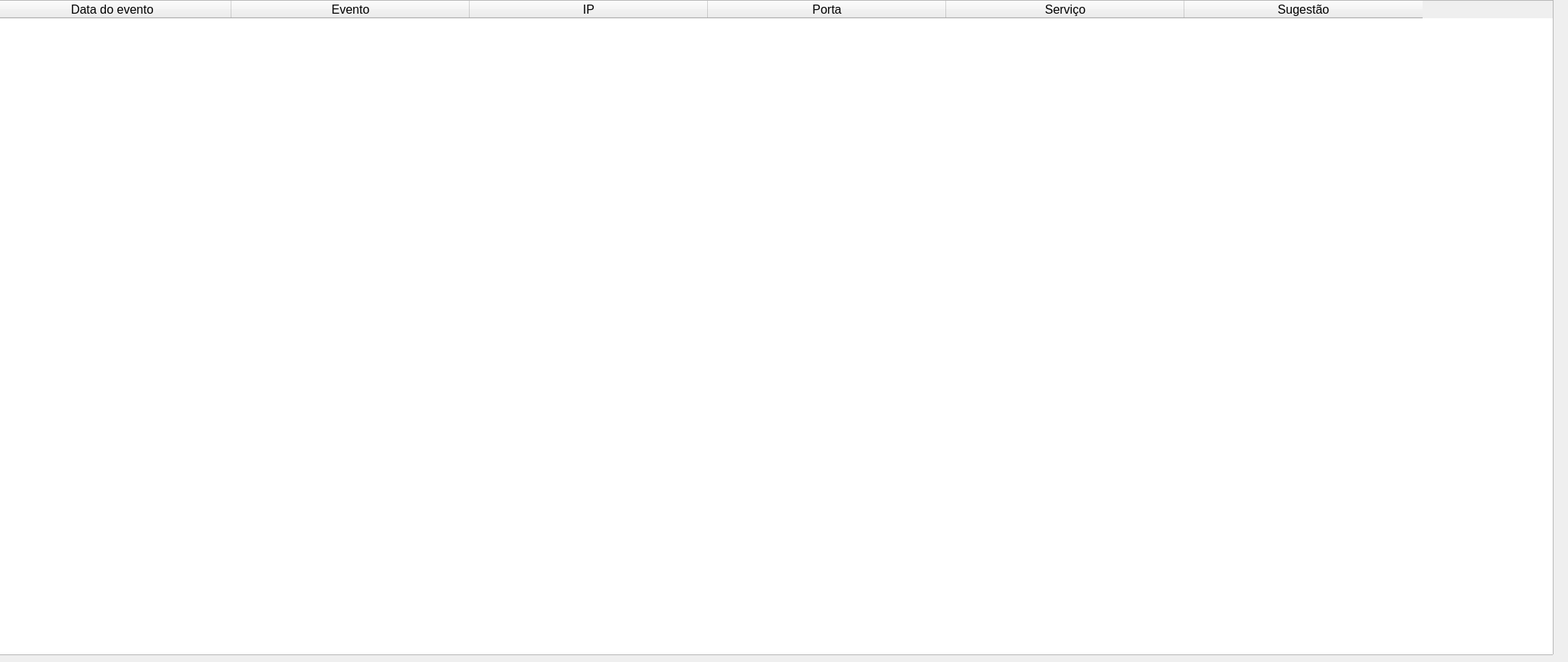
    <widget class="QWidget" name="tab_4">
     <attribute name="title">
      <string>Relatórios</string>
     </attribute>
     <widget class="QWidget" name="layoutWidget">
      <property name="geometry">
       <rect>
        <x>104</x>
        <y>13</y>
        <width>201</width>
        <height>51</height>
       </rect>
      </property>
      <layout class="QHBoxLayout" name="horizontalLayout">
       <item>
        <widget class="QPushButton" name="pushButton_Verlogs">
         <property name="styleSheet">
          <string notr="true">background-color: rgb(54,54,54);
color: white</string>
         </property>
         <property name="text">
          <string>Ver Logs</string>
         </property>
        </widget>
       </item>
       <item>
        <widget class="QPushButton" name="pushButton_relatrio">
         <property name="styleSheet">
          <string notr="true">background-color: rgb(54,54,54);
color: white</string>
         </property>
         <property name="text">
          <string>Fazer relatório</string>
         </property>
        </widget>
       </item>
      </layout>
     </widget>
     <widget class="QTableWidget" name="tableWidget_relatorio">
      <property name="geometry">
       <rect>
        <x>-10</x>
        <y>0</y>
        <width>2051</width>
        <height>861</height>
       </rect>
      </property>
      <attribute name="horizontalHeaderCascadingSectionResizes">
       <bool>false</bool>
      </attribute>
      <attribute name="horizontalHeaderDefaultSectionSize">
       <number>313</number>
      </attribute>
      <column>
       <property name="text">
        <string>Data do evento</string>
       </property>
       <property name="font">
        <font>
         <pointsize>12</pointsize>
        </font>
       </property>
       <property name="background">
        <color>
         <red>255</red>
         <green>140</green>
         <blue>0</blue>
        </color>
       </property>
       <property name="foreground">
        <brush brushstyle="SolidPattern">
         <color alpha="255">
          <red>0</red>
          <green>0</green>
          <blue>0</blue>
         </color>
        </brush>
       </property>
      </column>
      <column>
       <property name="text">
        <string>Evento</string>
       </property>
       <property name="font">
        <font>
         <pointsize>12</pointsize>
        </font>
       </property>
       <property name="background">
        <color>
         <red>255</red>
         <green>140</green>
         <blue>0</blue>
        </color>
       </property>
       <property name="foreground">
        <brush brushstyle="SolidPattern">
         <color alpha="255">
          <red>0</red>
          <green>0</green>
          <blue>0</blue>
         </color>
        </brush>
       </property>
      </column>
      <column>
       <property name="text">
        <string>IP</string>
       </property>
       <property name="font">
        <font>
         <pointsize>12</pointsize>
        </font>
       </property>
       <property name="background">
        <color>
         <red>255</red>
         <green>140</green>
         <blue>0</blue>
        </color>
       </property>
       <property name="foreground">
        <brush brushstyle="SolidPattern">
         <color alpha="255">
          <red>0</red>
          <green>0</green>
          <blue>0</blue>
         </color>
        </brush>
       </property>
      </column>
      <column>
       <property name="text">
        <string>Porta</string>
       </property>
       <property name="font">
        <font>
         <pointsize>12</pointsize>
        </font>
       </property>
       <property name="background">
        <color>
         <red>255</red>
         <green>140</green>
         <blue>0</blue>
        </color>
       </property>
       <property name="foreground">
        <brush brushstyle="SolidPattern">
         <color alpha="255">
          <red>0</red>
          <green>0</green>
          <blue>0</blue>
         </color>
        </brush>
       </property>
      </column>
      <column>
       <property name="text">
        <string>Serviço</string>
       </property>
       <property name="font">
        <font>
         <pointsize>12</pointsize>
        </font>
       </property>
       <property name="background">
        <color>
         <red>255</red>
         <green>140</green>
         <blue>0</blue>
        </color>
       </property>
       <property name="foreground">
        <brush brushstyle="SolidPattern">
         <color alpha="255">
          <red>0</red>
          <green>0</green>
          <blue>0</blue>
         </color>
        </brush>
       </property>
      </column>
      <column>
       <property name="text">
        <string>Sugestão</string>
       </property>
       <property name="font">
        <font>
         <pointsize>12</pointsize>
        </font>
       </property>
       <property name="background">
        <color>
         <red>255</red>
         <green>140</green>
         <blue>0</blue>
        </color>
       </property>
       <property name="foreground">
        <brush brushstyle="SolidPattern">
         <color alpha="255">
          <red>0</red>
          <green>0</green>
          <blue>0</blue>
         </color>
        </brush>
       </property>
      </column>
     </widget>
    </widget>
